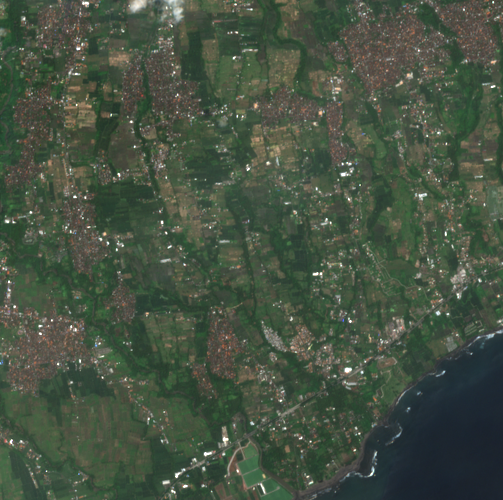
#> input picture assets/bali_dataset_example_rgb.png, 503 x 500 px
$ python -i quality.py   (imports and definitions only)
#> lines starting #> are read from the running program, lines starting #| are printed output that depends on the picture
"""Image quality helpers for fetched Sentinel-2 samples."""

from dataclasses import dataclass
from pathlib import Path

from PIL import Image, ImageChops


@dataclass(frozen=True)
class ImageQuality:
    path: str
    width: int
    height: int
    blank_fraction: float

    @property
    def pixel_count(self) -> int:
        return self.width * self.height


@dataclass(frozen=True)
class PairQuality:
    rgb: ImageQuality
    swir: ImageQuality
    joint_blank_fraction: float

    @property
    def max_blank_fraction(self) -> float:
        return max(self.rgb.blank_fraction, self.swir.blank_fraction)

    def is_bad(self, blank_threshold: float) -> bool:
        return self.joint_blank_fraction >= blank_threshold


def image_blank_fraction(path: Path, pixel_threshold: int = 3) -> ImageQuality:
    """Measure the fraction of near-black no-data pixels in an RGB image."""
#> called with pixel_threshold = 3
    with Image.open(path) as raw:
#> raw is the input picture: PIL image 503x500 RGB; mean R, G, B 70.1, 82.5, 66.1
        image = raw.convert("RGB")
        width, height = image.size
#> width = 503; height = 500
        r, g, b = image.split()
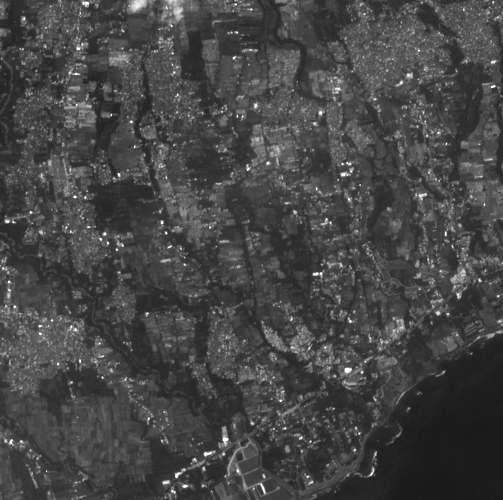
#> r: PIL image 503x500 L; min 24, max 255, mean 70.1
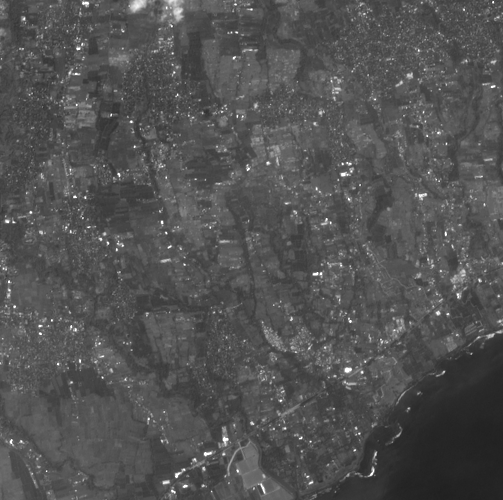
#> g: PIL image 503x500 L; min 32, max 255, mean 82.5
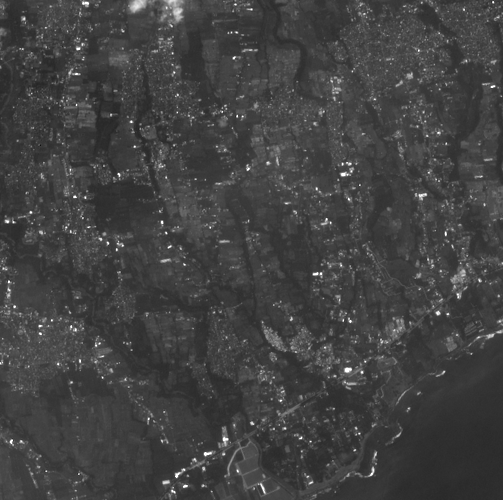
#> b: PIL image 503x500 L; min 14, max 255, mean 66.1
        max_channel = ImageChops.lighter(ImageChops.lighter(r, g), b)
        histogram = max_channel.histogram()
#> histogram = 256 values, max 7512 at index 79, min 0 at index 0, mean 982.4
        blank_count = sum(histogram[: pixel_threshold + 1])
#> blank_count = 0
        total = width * height
#> total = 251500
    return ImageQuality(
        path=str(path),
        width=width,
        height=height,
        blank_fraction=blank_count / total if total else 1.0,
    )


# [40 lines left out: functions pair_quality, pair_joint_blank_fraction, _blank_mask, not called in this run]

>>> result = image_blank_fraction('../../assets/bali_dataset_example_rgb.png')
